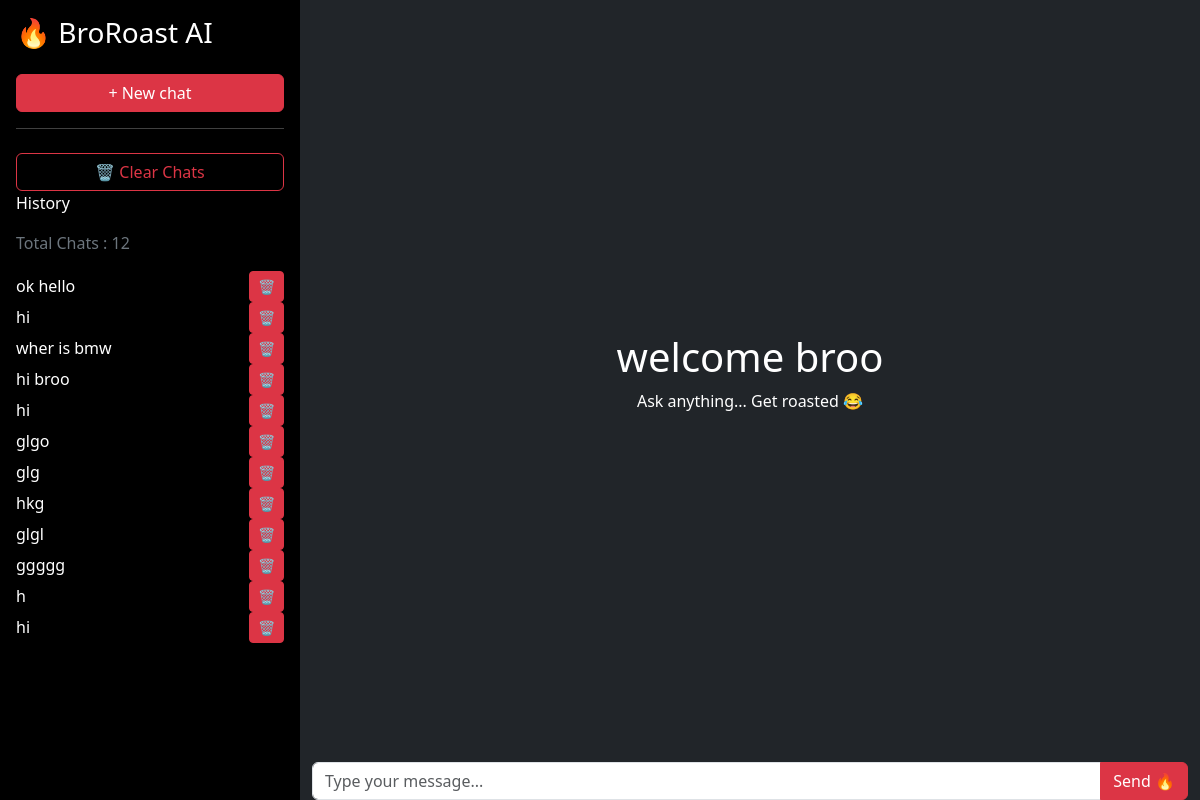
/, run on an earlier commit of the app's database.
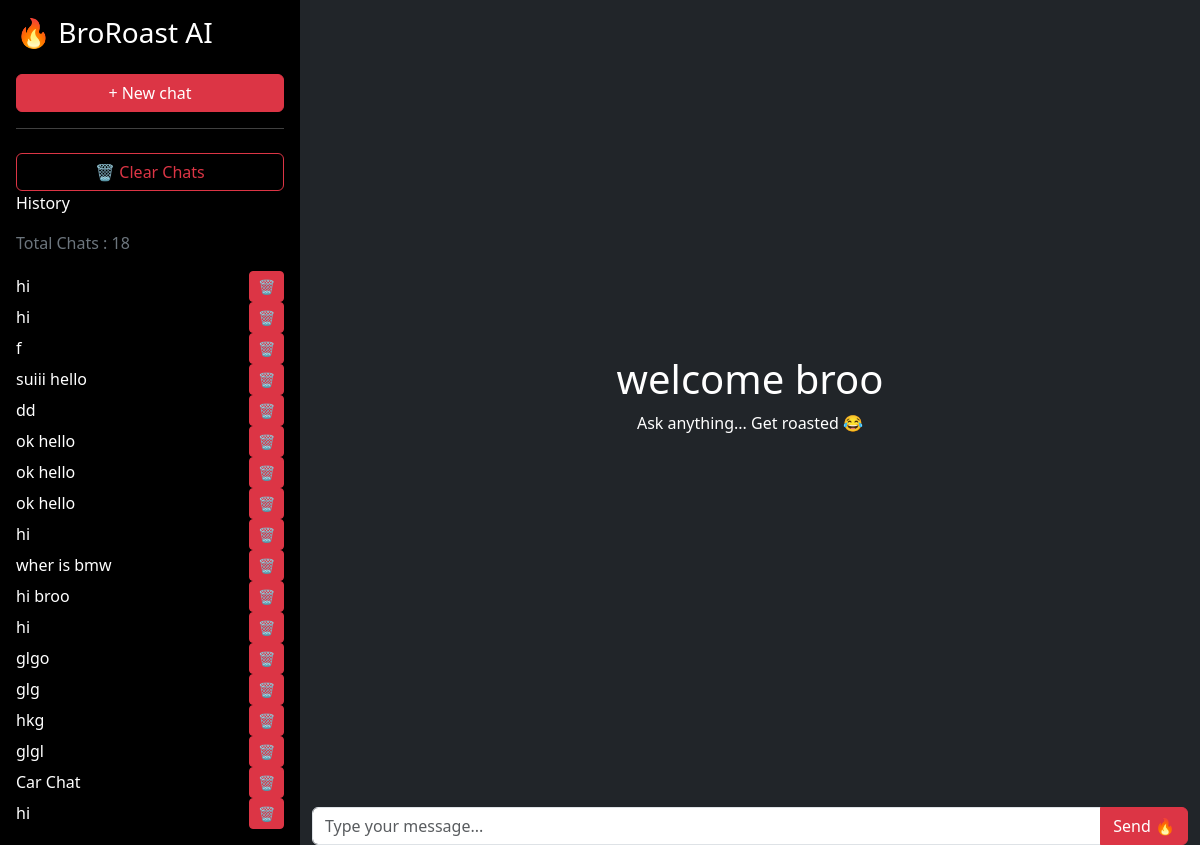
And on a later commit of the database.
### chat/models.py (models this page shows)
class Chat(models.Model):
    user_message = models.TextField()
    bot_reply = models.TextField()

### chat/views.py (the view, shortened to what this page needs)
# urls.py: 2. Add a URL to urlpatterns:  path('', views.home, name='home')
def home(request):
    message = request.POST.get("message")
    roasts = {
        "hi": [
            "😂 Finally ezhunnetto?",
            "🤣 Coffee kudicho?",
            "😂 Bro... First nee urakkathil ninnu ezhunnetto? Pinne hi okke parayam.",
            "🤣 Bro... Coffee kudichittu vaa.",
            "😎 Finally online vannallo.",
        ],
        "bmw": [
            "🚗 Aadya cycle odikku bro.",
            "😂 BMW undo? Key mathram undo?"
        ],
        "hello":[
            "😂 Hello aano... Hero aano bro?",
            "🤣 Hello parayan 2 manikkur edutho?",
            "😎 Hello accepted. Roast loading..."
        ]
    }
    reply = None
    messages = Chat.objects.all().order_by("-id")
    total_chats = Chat.objects.count()
    return render(request,"home.html", {
        "message": message,
        "reply": reply,
        "messages": messages,
        "total_chats": total_chats,
    })

### templates/home.html (shortened to what this page needs)
<!DOCTYPE html>
<html lang="en">
<head>
    <link href="https://cdn.jsdelivr.net/npm/bootstrap@5.3.7/dist/css/bootstrap.min.css" rel="stylesheet">
</head>
<body class="bg-dark text-white">
    <div class="container-fluid">
        <div class="row vh-100">
            <div class="col-3 bg-black p-3">
                <h3>🔥 BroRoast AI</h3>
                <a href="/" class="btn btn-danger w-100 mt-3">
                    + New chat
                </a>
                <hr>
                <a href="{% url 'clear_chat' %}" class="btn btn-outline-danger w-100 mt-2">
                    🗑️ Clear Chats</a>
                <p>History </p>
                <p class="text-secondary"> Total Chats : {{ total_chats }} </p>
                {% for chat in messages %}
                <div class="d-flex justify-content-between align-items-center">
                    <div>
                        <a href="{% url 'open_chat' chat.id %}" class="text-decoration-none text-white">
                            {{ chat.user_message|truncatechars:20 }}
                        </a>
                    </div>
                    <a href="{% url 'delete_chat' chat.id %}" class="btn btn-sm btn-danger">
                        🗑️
                    </a>
                </div>
                {% endfor %}
        </div>
        <div class="col-9 d-flex flex-column">
            <div class="flex-grow-1 d-flex justify-content-center align-items-center ">
                <div class="text-center">
                    <h1>welcome broo</h1>
                    <p>Ask anything... Get roasted 😂</p>
                </div>
            </div>
            <form method="post">
                <div class="input-group">
                    <input type="text" name="message" class="form-control" placeholder="Type your message..." autofocus>
                    <button class="btn btn-danger">Send 🔥</button>
                </div>
            </form>
        </div>
    </div>
</div>
</body>
</html>

What changed in the data, as far as the page shows it:
removed Chat: user_message "h"
added Chat: user_message "hi"
added Chat: user_message "hi"
added Chat: user_message "f"
added Chat: user_message "suiii hello"
added Chat: user_message "dd"
added Chat: user_message "ok hello"
added Chat: user_message "ok hello"
changed Chat: user_message "ggggg" → "Car Chat"
Also different on the page:
{{ total_chats }}: "12" → "18"
